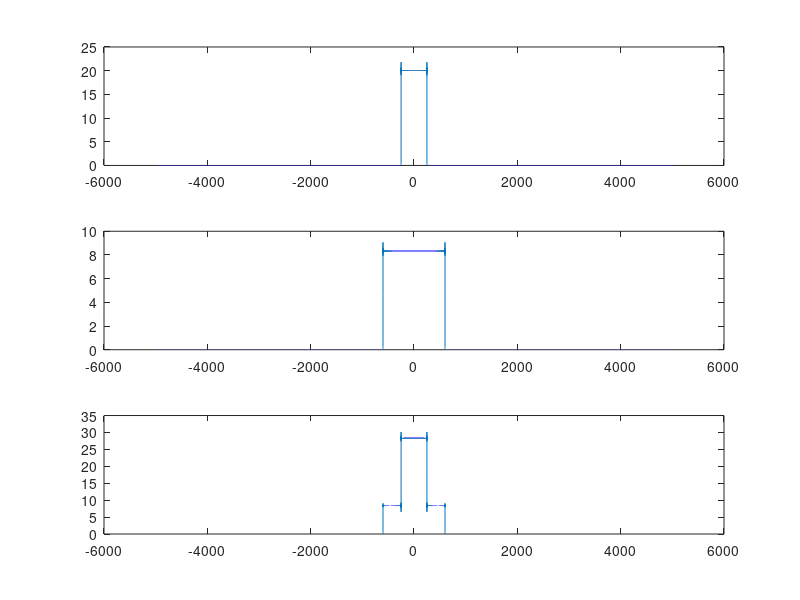

Recreate this plot in MATLAB.
clear
clf

t = -10:0.0001:10;
x1 = sinc(500*t);
x2 = sinc(1200*t);
x3 = x1+x2;
step = 1/0.0001;
f = -step/2:step/length(t):step/2-step/length(t);
subplot(3,1,1), plot(f,fftshift(abs(fft(x1))));
subplot(3,1,2), plot(f,fftshift(abs(fft(x2))));
subplot(3,1,3), plot(f,fftshift(abs(fft(x3))));
